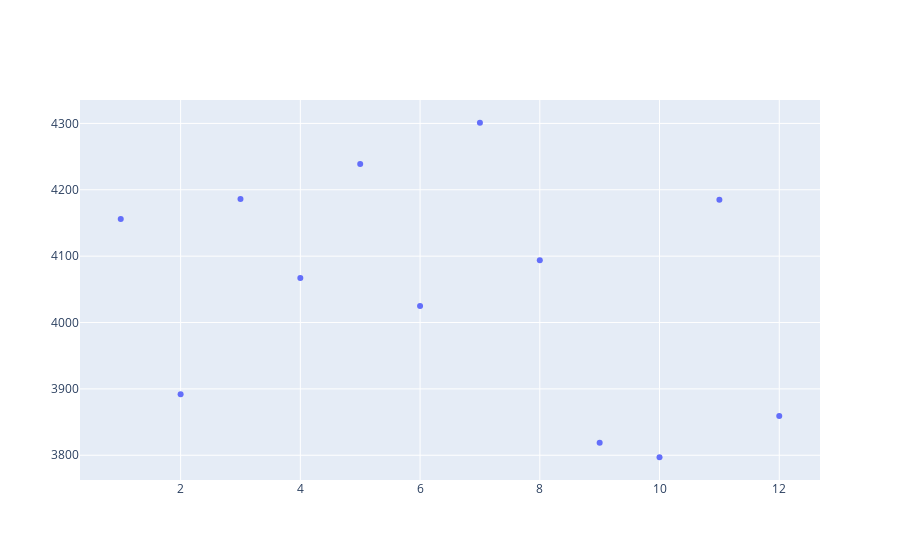

Notebook code for this chart:
### Code cell
trace = go.Scatter(
    x=a.index,
    y=a.values,
    mode='markers'
)
data = [trace]
po.iplot(data)

### Figure 1 — Plotly figure (JSON) as saved in the notebook; plotly's stock layout.template omitted (floating-point values rounded to 4 significant figures)
{"data": [{"mode": "markers", "type": "scatter", "x": [1, 2, 3, 4, 5, 6, 7, 8, 9, 10, 11, 12], "y": [4156, 3892, 4186, 4067, 4239, 4025, 4301, 4094, 3819, 3797, 4185, 3859]}], "layout": {}}
